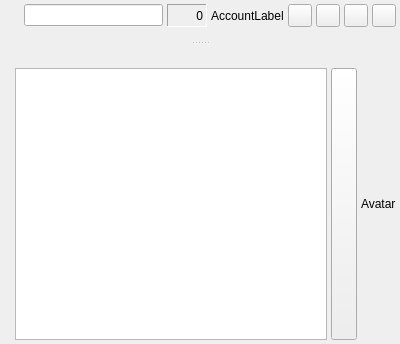
<?xml version="1.0" encoding="UTF-8"?>
<ui version="4.0">
 <class>ChatDlg</class>
 <widget class="QWidget" name="ChatDlg">
  <property name="geometry">
   <rect>
    <x>0</x>
    <y>0</y>
    <width>400</width>
    <height>344</height>
   </rect>
  </property>
  <property name="windowTitle">
   <string>Form</string>
  </property>
  <layout class="QVBoxLayout">
   <property name="margin">
    <number>4</number>
   </property>
   <item>
    <widget class="ChatSplitter" name="splitter">
     <property name="orientation">
      <enum>Qt::Vertical</enum>
     </property>
     <widget class="QFrame" name="topFrame">
      <property name="sizePolicy">
       <sizepolicy hsizetype="Preferred" vsizetype="MinimumExpanding">
        <horstretch>0</horstretch>
        <verstretch>0</verstretch>
       </sizepolicy>
      </property>
      <property name="frameShape">
       <enum>QFrame::NoFrame</enum>
      </property>
      <property name="frameShadow">
       <enum>QFrame::Plain</enum>
      </property>
      <layout class="QVBoxLayout">
       <property name="spacing">
        <number>4</number>
       </property>
       <property name="margin">
        <number>0</number>
       </property>
       <item>
        <layout class="QHBoxLayout">
         <property name="spacing">
          <number>4</number>
         </property>
         <item>
          <widget class="IconLabel" name="lb_status">
           <property name="minimumSize">
            <size>
             <width>16</width>
             <height>16</height>
            </size>
           </property>
           <property name="maximumSize">
            <size>
             <width>16</width>
             <height>16</height>
            </size>
           </property>
          </widget>
         </item>
         <item>
          <widget class="QLineEdit" name="le_jid">
           <property name="readOnly">
            <bool>true</bool>
           </property>
          </widget>
         </item>
         <item>
          <widget class="QLabel" name="lb_count">
           <property name="sizePolicy">
            <sizepolicy hsizetype="Fixed" vsizetype="Preferred">
             <horstretch>0</horstretch>
             <verstretch>0</verstretch>
            </sizepolicy>
           </property>
           <property name="minimumSize">
            <size>
             <width>40</width>
             <height>0</height>
            </size>
           </property>
           <property name="maximumSize">
            <size>
             <width>40</width>
             <height>16777215</height>
            </size>
           </property>
           <property name="toolTip">
            <string>Message length</string>
           </property>
           <property name="frameShape">
            <enum>QFrame::Panel</enum>
           </property>
           <property name="frameShadow">
            <enum>QFrame::Sunken</enum>
           </property>
           <property name="text">
            <string>0</string>
           </property>
           <property name="alignment">
            <set>Qt::AlignRight|Qt::AlignTrailing|Qt::AlignVCenter</set>
           </property>
          </widget>
         </item>
         <item>
          <widget class="AccountLabel" name="lb_ident">
           <property name="sizePolicy">
            <sizepolicy hsizetype="Minimum" vsizetype="Preferred">
             <horstretch>0</horstretch>
             <verstretch>0</verstretch>
            </sizepolicy>
           </property>
           <property name="text">
            <string>AccountLabel</string>
           </property>
          </widget>
         </item>
         <item>
          <widget class="QToolButton" name="tb_voice" >
           <property name="toolTip" >
            <string>Voice Call</string>
           </property>
           <property name="text" >
            <string/>
           </property>
           <property name="iconSize" >
            <size>
             <width>16</width>
             <height>16</height>
            </size>
           </property>
          </widget>
         </item>
         <item>
          <widget class="QToolButton" name="tb_pgp">
           <property name="toolTip">
            <string>Toggle encryption</string>
           </property>
           <property name="text">
            <string/>
           </property>
           <property name="iconSize">
            <size>
             <width>16</width>
             <height>16</height>
            </size>
           </property>
          </widget>
         </item>
         <item>
          <widget class="QToolButton" name="tb_emoticons">
           <property name="toolTip">
            <string>Select icon</string>
           </property>
           <property name="text">
            <string/>
           </property>
           <property name="iconSize">
            <size>
             <width>16</width>
             <height>16</height>
            </size>
           </property>
           <property name="popupMode">
            <enum>QToolButton::InstantPopup</enum>
           </property>
          </widget>
         </item>
         <item>
          <widget class="QToolButton" name="tb_actions">
           <property name="toolTip">
            <string>Actions</string>
           </property>
           <property name="text">
            <string/>
           </property>
           <property name="iconSize">
            <size>
             <width>16</width>
             <height>16</height>
            </size>
           </property>
           <property name="popupMode">
            <enum>QToolButton::InstantPopup</enum>
           </property>
           <property name="arrowType">
            <enum>Qt::NoArrow</enum>
           </property>
          </widget>
         </item>
        </layout>
       </item>
       <item>
        <widget class="ChatView" name="log">
         <property name="sizePolicy">
          <sizepolicy hsizetype="Expanding" vsizetype="MinimumExpanding">
           <horstretch>0</horstretch>
           <verstretch>0</verstretch>
          </sizepolicy>
         </property>
         <property name="focusPolicy">
          <enum>Qt::NoFocus</enum>
         </property>
        </widget>
       </item>
      </layout>
     </widget>
     <widget class="QFrame" name="bottomFrame">
      <property name="sizePolicy">
       <sizepolicy hsizetype="Preferred" vsizetype="Maximum">
        <horstretch>0</horstretch>
        <verstretch>0</verstretch>
       </sizepolicy>
      </property>
      <property name="frameShape">
       <enum>QFrame::NoFrame</enum>
      </property>
      <property name="frameShadow">
       <enum>QFrame::Plain</enum>
      </property>
      <layout class="QVBoxLayout">
       <property name="margin">
        <number>0</number>
       </property>
       <item>
        <widget class="QToolBar" name="toolbar">
         <property name="sizePolicy">
          <sizepolicy hsizetype="Preferred" vsizetype="Maximum">
           <horstretch>0</horstretch>
           <verstretch>0</verstretch>
          </sizepolicy>
         </property>
         <property name="orientation">
          <enum>Qt::Horizontal</enum>
         </property>
        </widget>
       </item>
       <item>
        <layout class="QHBoxLayout">
         <property name="spacing">
          <number>4</number>
         </property>
         <item>
          <layout class="QHBoxLayout">
           <item>
            <widget class="QLabel" name="mini_prompt">
             <property name="font">
              <font>
               <weight>75</weight>
               <bold>true</bold>
              </font>
             </property>
            </widget>
           </item>
           <item>
            <widget class="ChatEditProxy" name="mle">
             <property name="sizePolicy">
              <sizepolicy hsizetype="Expanding" vsizetype="Preferred">
               <horstretch>0</horstretch>
               <verstretch>0</verstretch>
              </sizepolicy>
             </property>
            </widget>
           </item>
          </layout>
         </item>
         <item>
          <widget class="QPushButton" name="pb_send">
           <property name="sizePolicy">
            <sizepolicy vsizetype="Expanding" hsizetype="Minimum">
             <horstretch>0</horstretch>
             <verstretch>0</verstretch>
            </sizepolicy>
           </property>
           <property name="minimumSize">
            <size>
             <width>26</width>
             <height>0</height>
            </size>
           </property>
           <property name="maximumSize" >
            <size>
             <width>26</width>
             <height>16777215</height>
            </size>
           </property>
           <property name="toolTip">
            <string>Send</string>
           </property>
          </widget>
         </item>
         <item>
          <widget class="QLabel" name="avatar">
           <property name="sizePolicy">
            <sizepolicy hsizetype="Preferred" vsizetype="Maximum">
             <horstretch>0</horstretch>
             <verstretch>0</verstretch>
            </sizepolicy>
           </property>
           <property name="text">
            <string>Avatar</string>
           </property>
          </widget>
         </item>
        </layout>
       </item>
      </layout>
     </widget>
    </widget>
   </item>
  </layout>
 </widget>
 <customwidgets>
  <customwidget>
   <class>ChatView</class>
   <extends>QFrame</extends>
   <header>chatview.h</header>
   <container>1</container>
  </customwidget>
  <customwidget>
   <class>ChatSplitter</class>
   <extends>QSplitter</extends>
   <header>chatsplitter.h</header>
   <container>1</container>
  </customwidget>
  <customwidget>
   <class>ChatEditProxy</class>
   <extends>QTextEdit</extends>
   <header>chateditproxy.h</header>
  </customwidget>
  <customwidget>
   <class>AccountLabel</class>
   <extends>QLabel</extends>
   <header>accountlabel.h</header>
  </customwidget>
  <customwidget>
   <class>IconLabel</class>
   <extends>QLabel</extends>
   <header>iconlabel.h</header>
  </customwidget>
 </customwidgets>
 <resources/>
 <connections/>
</ui>
